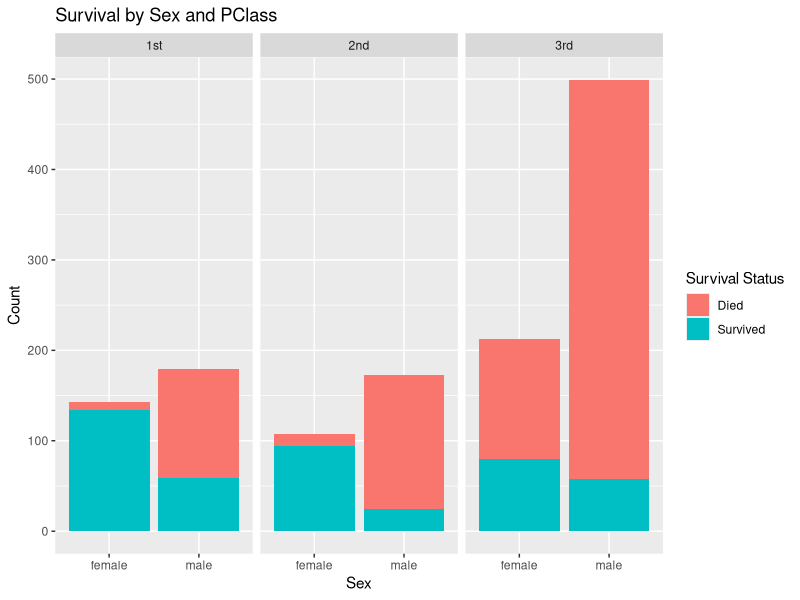
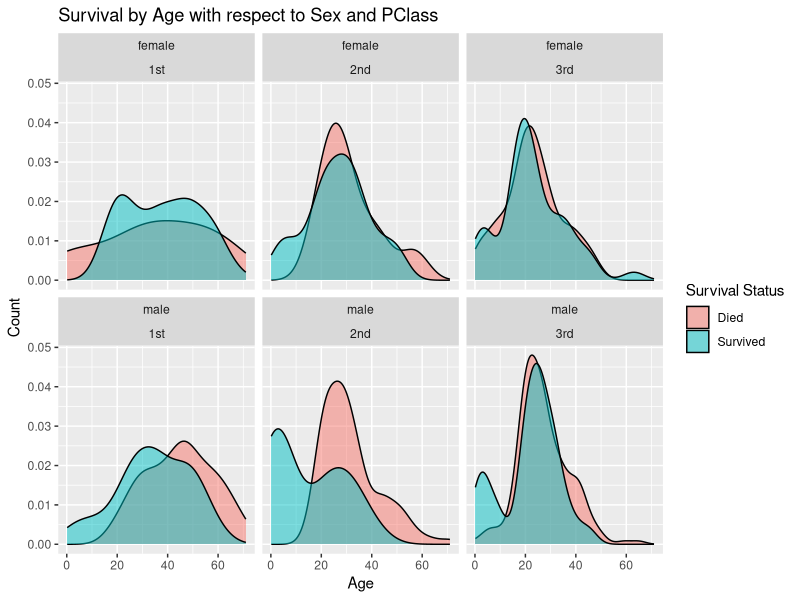

Write the R code that produced these figures, in order.
## ---- chunk 1
#knitr::opts_chunk$set(echo = TRUE)
library(tidyverse)
library(ggplot2)

## ---- chunk 2
knitr::opts_chunk$set(echo = TRUE)
titanic <- read.table("resources/titanic.txt", header = TRUE)
## ---- chunk 3
titanic %>%
  mutate(Survived = factor(Survived, labels = c("Died", "Survived"))) %>% 
  ggplot(aes(x = Sex, fill = Survived)) +
  geom_bar() +
  facet_wrap(~PClass) +
  labs(
    title = "Survival by Sex and PClass",
    x = "Sex",
    y = "Count",
    fill = "Survival Status"
  )
## ---- chunk 4
titanic %>%
  mutate(Survived = factor(Survived, labels = c("Died", "Survived"))) %>% 
  ggplot(aes(x = Age, fill = Survived)) +
  geom_density(alpha = 0.5) +
  facet_wrap(~Sex + PClass) +
  labs(x = "Age",
       y = "Count",
       title = "Survival by Age with respect to Sex and PClass",
       fill = "Survival Status")
## ---- chunk 5
model <- glm(Survived ~ PClass + Age + Sex, data = titanic, family = binomial)
model_summary <- summary(model)$coefficients
model_summary
## ---- chunk 6
age_effect_estimate <- summary(model)$coefficients["Age", "Estimate"]
age_p_value <- summary(model)$coefficients["Age", "Pr(>|z|)"]

pclass2nd_p_value <- summary(model)$coefficients["PClass2nd", "Pr(>|z|)"]
pclass3nd_p_value <- summary(model)$coefficients["PClass3rd", "Pr(>|z|)"]
sexmale_p_value <- summary(model)$coefficients["Sexmale", "Pr(>|z|)"]
## ---- chunk 7
model_age_pclass <- glm(Survived ~ Age:PClass, data = titanic, family = "binomial")
age_first_class = summary(model_age_pclass)$coefficients["Age:PClass1st", "Pr(>|z|)"]
age_second_class = summary(model_age_pclass)$coefficients["Age:PClass2nd", "Pr(>|z|)"]
age_third_class = summary(model_age_pclass)$coefficients["Age:PClass3rd", "Pr(>|z|)"]
## ---- chunk 8
model_age_sex <- glm(Survived ~ Age:Sex, data = titanic, family = "binomial")
age_female = summary(model_age_sex)$coefficients["Age:Sexfemale", "Pr(>|z|)"]
age_male = summary(model_age_sex)$coefficients["Age:Sexmale", "Pr(>|z|)"]
## ---- chunk 9
model <- glm(Survived ~ Age*PClass*Sex, data = titanic, family = "binomial")
male_first <- predict(model, data.frame(Age = 55, PClass = "1st", Sex = "male"), type = "response") 
male_second <- predict(model, data.frame(Age = 55, PClass = "2nd", Sex = "male"), type = "response") 
male_third <- predict(model, data.frame(Age = 55, PClass = "3rd", Sex = "male"), type = "response") 

female_first <- predict(model, data.frame(Age = 55, PClass = "1st", Sex = "female"), type = "response") 
female_second <- predict(model, data.frame(Age = 55, PClass = "2nd", Sex = "female"), type = "response") 
female_third <- predict(model, data.frame(Age = 55, PClass = "3rd", Sex = "female"), type = "response") 
## ---- chunk 10
class_survival_p_value = chisq.test(table(titanic$Survived, titanic$PClass))$p.value 
## ---- chunk 11
sex_survival_p_value = chisq.test(table(titanic$Survived, titanic$Sex))$p.value 
